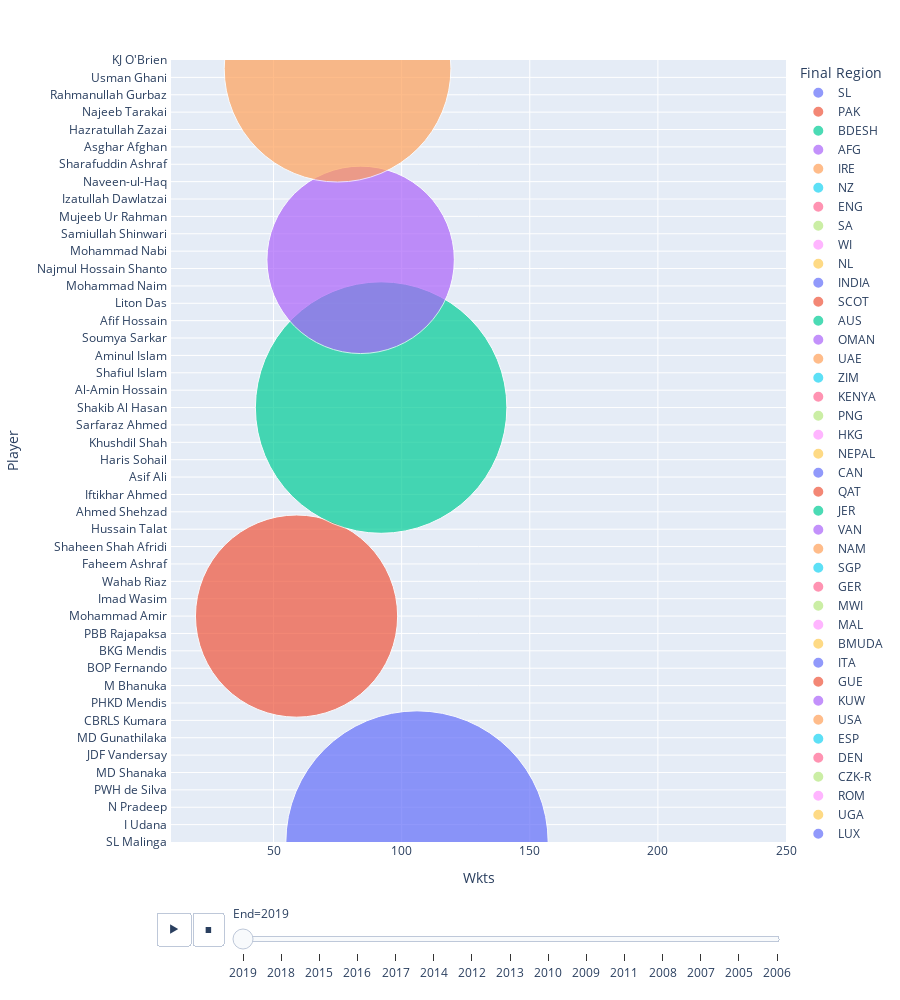

Source (notebook cell):
### Code cell
import plotly.express as px
px.scatter(bowling_t20, x="Wkts", y="Player", animation_frame="End", animation_group="Final Region",
           size="Runs", color="Final Region", hover_name="Final Region",
           log_x=False, size_max=200, range_x=[10,250], range_y=[0,90], height=1000)
